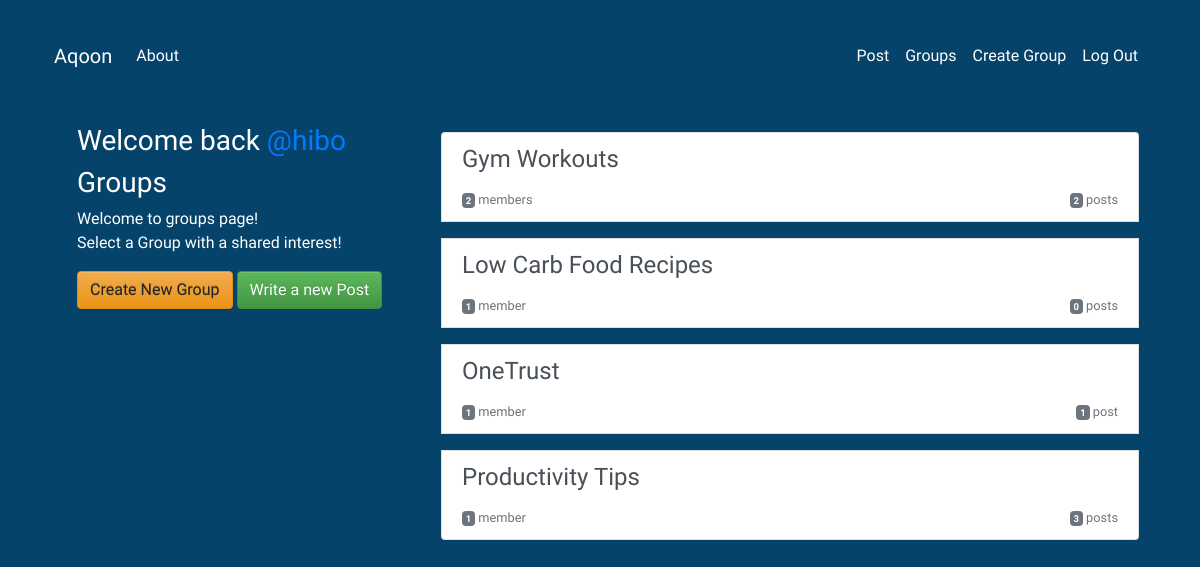
Screenshot of /groups (signed in) with the database file from the repository.
### groups/models.py (models this page shows, shortened)
class Group(models.Model):
    name = models.CharField( max_length=50, unique=True)
    slug = models.SlugField(allow_unicode=True, unique=True )
    description = models.TextField( blank=True, default= '')
    description_html = models.TextField( editable=False, default= '', blank= True)
    members = models.ManyToManyField(User, through='GroupMember')
    pass
    class Meta:
        ordering = ['name']

### groups/views.py (the view)
# urls.py: path('', views.ListGroup.as_view(), name='all'),
class ListGroup(generic.ListView):
    model = Group

### groups/templates/groups/group_list.html (shortened to what this page needs)
{% extends 'groups/group_base.html' %}
{% block pregroup %}
    <div class="col-md-4">
        <div class="content">
            {% if user.is_authenticated %}
                <h3>
                    Welcome back
                    <a href="{% url 'posts:for_user' username=user.username %}">
                    @{{user.username}}</a>
                </h3>
            {% endif %}
                <h3>Groups</h3>
                <p>Welcome to groups page! <br> Select a Group with a shared interest!</p>
        </div>
        {% if user.is_authenticated %}
            <a class="btn btn-fill btn-warning"
            href="{% url 'groups:create' %} ">
            </span class="fa fa-plus"></span>Create New Group</a>
            <a class='btn btn-success' href="{% url 'posts:create' %} ">
            </span class="fa fa-plus"> </span> Write a new Post</a>
        {% endif %}
    </div>
{% endblock  %}
{% block group_content %}
    <div class="col-md-8">
        <div class="list-group">
            {% for group in object_list %}
            <a class="list-group-item list-group-item-action flex-column align-items-start my-2"
                href="{% url 'groups:single' slug=group.slug %}">
                <h4 class="mb-1">{{ group.name }}</h4>
                </div>
                <div class="d-flex w-40 justify-content-between">
                    <small class='text-muted' ><span class='badge badge-secondary'>
                    {{group.members.count}}</span> member{{group.members.count|pluralize}}</small>
                    <small class='text-muted' ><span class='badge badge-secondary'>{{ group.posts.count }}</span> post{{group.posts.count|pluralize}} </small>
                </div>
            {% endfor %}
        </div>
{% endblock  %}

### static/Simple_Social/css/master.css (style rules this page uses)
body { background-color: rgb(6, 67, 107); color: rgb(255, 255, 255); padding: 10px; margin: 10px; font-family: Muli, sans-serif; }
a { text-decoration: none; }

### rows the page displays
Group: name "Gym Workouts", members.count "2", posts.count "2"
Group: name "Low Carb Food Recipes", members.count "1", posts.count "0"
Group: name "OneTrust", members.count "1", posts.count "1"
Group: name "Productivity Tips", members.count "1", posts.count "3"

### other values shown
{{ user.username }} "hibo"
